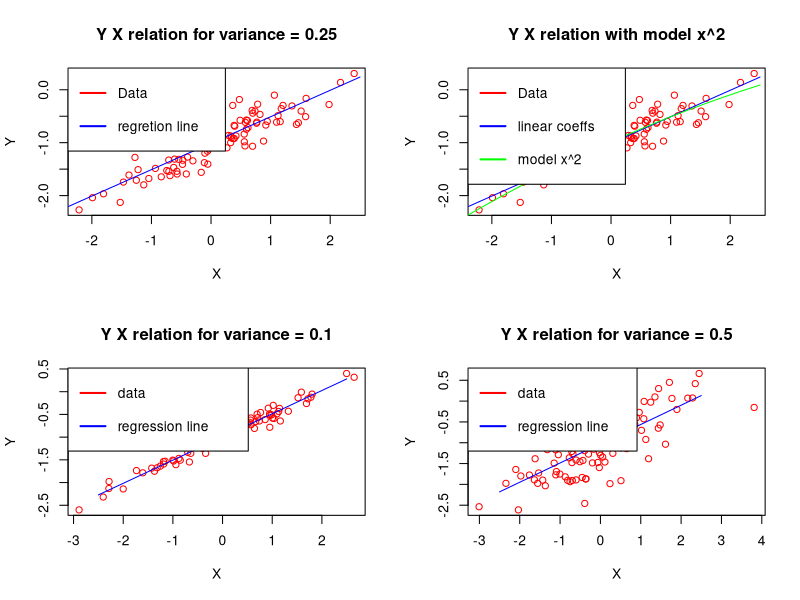

R code for this plot:
# setting correct seed
set.seed(1)
par(mfrow=c(2,2))

# point A
x <- rnorm(100, 0, 1)

# point B
eps <- rnorm(100, 0, 0.25)

# point C
y <- -1.0 + 0.5 * x + eps

# vector y should have lenght 100, we can check it here:
len_of_y <- length(y)
len_of_y

# what are beta coeffs?
# beta0 is -1.0
# beta1 is 0.5
# TODO: CHECK IF THIS IS CORRECT! (chapter 6)

# point D
plot(x, y, main="Y X relation for variance = 0.25", xlab="X", ylab="Y", col="red") 

# point E
lin_reg_res <- lsfit(x, y)
beta_prim_0 <- lin_reg_res$coefficients[[1]]
beta_prim_1 <- lin_reg_res$coefficients[[2]]

# beta0: -1.00942315347694
# beta1: 0.499734903457018

# point F
# Add line
line_x <- seq(-2.5, 2.5, 0.1)
line_y <- beta_prim_0 + beta_prim_1 * line_x
lines(line_x, line_y, pch = 18, col = "blue", type = "l")

legend("topleft",
       legend = c("Data", "regretion line"),
       col = c("red", "blue"), lwd = 2, lty = 1, text.width = 1.7, y.intersp=2
)


# point G
plot(x, y, main="Y X relation with model x^2", xlab="X", ylab="Y", col="red") 
lines(line_x, line_y, pch = 18, col = "blue", type = "l")

poly_reg_res <- lm(y ~ x + I(x^2))
beta_prim_0_poly <- poly_reg_res$coefficients[[1]]
beta_prim_1_poly <- poly_reg_res$coefficients[[2]]
beta_prim_2_poly <- poly_reg_res$coefficients[[3]]
# beta0: -0.98582124777092983159
# beta1: 0.50429021861348155564
# beta2: -0.02973

# plot to compare linear regretion and quadratic
line_y <- beta_prim_0_poly + (beta_prim_1_poly + beta_prim_2_poly * line_x) * line_x
lines(line_x, line_y, pch = 18, col = "green", type = "l")
legend("topleft",
       legend = c("Data", "linear coeffs", "model x^2"),
       col = c("red", "blue", "green"), lwd = 2, lty = 1, text.width = 1.7, y.intersp=2
)

# point H
x_H <- rnorm(100, 0, 1)
eps_H <- rnorm(100, 0, 0.1)
y_H <- -1.0 + 0.5 * x_H + eps_H

len_of_y_H <- length(y_H)
len_of_y_H # Length of vector y_H is 100

plot(x_H, y_H, main="Y X relation for variance = 0.1", xlab="X", ylab="Y", col="red") 

lin_reg_res_H <- lsfit(x_H, y_H)
beta_prim_0_H <- lin_reg_res_H$coefficients[[1]]
beta_prim_1_H <- lin_reg_res_H$coefficients[[2]]

#beta_prim_0_H: -1.0047452424192024889
#beta_prim_1_H: 0.49250511190754014956

line_x_H <- seq(-2.5, 2.5, 0.2)
line_y_H <- beta_prim_0_H + beta_prim_1_H * line_x_H
lines(line_x_H, line_y_H, pch = 18, col = "blue", type = "l")

legend("topleft", legend=c("data", "regression line"),
       col=c("red", "blue"), lwd=2, lty=1, text.width = 2.5, y.intersp=2)


# point I
x_I <- rnorm(100, 0, 1)
eps_I <- rnorm(100, 0, 0.5)
y_I <- -1.0 + 0.5 * x_I + eps_I

len_of_y_I <- length(y_I)
len_of_y_I # Length of vector y_I is 100

plot(x_I, y_I, main="Y X relation for variance = 0.5", xlab="X", ylab="Y", col="red") 

lin_reg_res_I <- lsfit(x_I, y_I)
beta_prim_0_I <- lin_reg_res_I$coefficients[[1]]
beta_prim_1_I <- lin_reg_res_I$coefficients[[2]]

#beta_prim_0_I: -1.0237262120960126666
#beta_prim_1_I: 0.46252555953770113639

line_x_I <- seq(-2.5, 2.5, 0.2)
line_y_I <- beta_prim_0_I + beta_prim_1_I * line_x_I
lines(line_x_I, line_y_I, pch = 18, col = "blue", type = "l")

legend("topleft", legend=c("data", "regression line"),
       col=c("red", "blue"), lwd=2, lty=1, text.width = 2.8, y.intersp=2)

# point J
lm1 <- lm(y ~ x)
confint(lm1)
lm2 <- lm(y ~ x_H)
confint(lm2)
lm3 <- lm(y ~ x_I)
confint(lm3)
